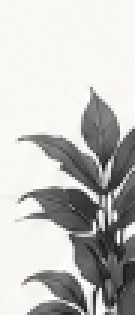
#> input picture scratch/crops/botanical_crop.png, 45 x 105 px, found by its file name (shown 3 times larger)
$ python process_botanical.py
#> lines starting #> are read from the running program, lines starting #| are printed output that depends on the picture
from PIL import Image

# Load the leaf crop
img = Image.open('scratch/crops/botanical_crop.png').convert('RGBA')
w, h = img.size
#> w = 45; h = 105

out = Image.new('RGBA', (w, h))
#> out: PIL image 45x105 RGBA; every value is 0

for y in range(h):
    for x in range(w):
        r, g, b, a = img.getpixel((x, y))
        gray = 0.299 * r + 0.587 * g + 0.114 * b
        if gray > 235:
            out.putpixel((x, y), (0, 0, 0, 0))
        else:
            # Map darkness to alpha: 235 -> 0, 50 -> 255
            alpha = int(min(255, max(0, (235 - gray) / 185.0 * 255)))
            # Keep the RGB tone
            out.putpixel((x, y), (int(r * 0.9), int(g * 0.9), int(b * 0.9), alpha))
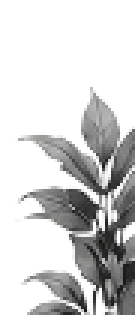
#> out: PIL image 45x105 RGBA (shown 3 times larger); mean R, G, B, A 35.5, 35.4, 35.3, 66.7; transparent parts drawn white

out.save('public/images/botanical.png')
print("Botanical saved successfully.")

$ run again, with scratch/crops/about_light.png copied over scratch/crops/botanical_crop.png
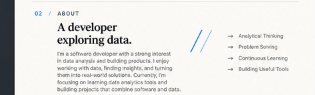
#> input picture scratch/crops/about_light.png, 315 x 95 px, found by its file name
#> after the loop `for y in range(h):`:
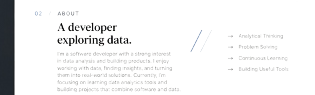
#> out: PIL image 315x95 RGBA; mean R, G, B, A 23.5, 23.8, 24, 21.8; transparent parts drawn white
